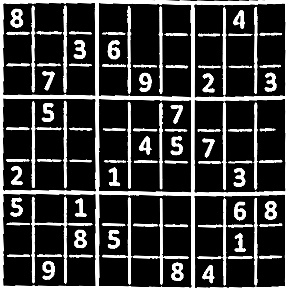
#> input picture trial/01.jpg, 288 x 288 px, found by its file name; its folder holds 5 pictures in this run
$ python failedAttempt.py
#> lines starting #> are read from the running program, lines starting #| are printed output that depends on the picture
import cv2
import numpy as np
import os
from pathlib import Path
import matplotlib.pyplot as plt


# Display function for Colab
# [11 lines left out: function display_saved_step, not called in this run]


star_kernel = np.array([[0, 1, 0], [1, 1, 1], [0, 1, 0]], np.uint8)


class ImageCache:
    """Cache for reference images to avoid redundant I/O"""
    def __init__(self):
        self._ref_image = None

    def get_reference(self, ref_path):
        """Load and preprocess reference image once"""
#> called with ref_path = 'images/01.jpg'
        if self._ref_image is None and ref_path and os.path.exists(ref_path):
            ref_img = cv2.imread(ref_path)
#> ref_img is the input picture: shape (288, 288, 3); min 0, max 255, mean 59.4
            if ref_img is not None:
                self._ref_image = self._preprocess_reference(ref_img)
        return self._ref_image

    def _preprocess_reference(self, img):
        """Preprocess reference image for histogram matching"""
        img = resize(img)
        img = to_grayscale(img)
        img, _ = ensure_white_background(img)
        return img

    def reset(self):
        """Clear cache"""
        self._ref_image = None


image_cache = ImageCache()


def resize(img, max_side=640):
    """Resizes the image's largest side to 640 and the other proportionally."""
#> called with max_side = 640
    factor = max_side / max(img.shape)
#> factor = 2.22
    img = cv2.resize(img.copy(), None, fx=factor, fy=factor,
                     interpolation=cv2.INTER_AREA)
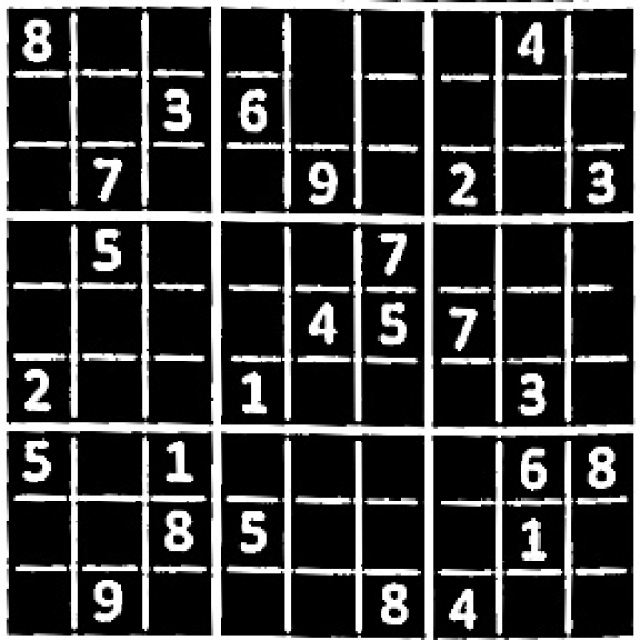
#> img: shape (640, 640, 3); min 0, max 255, mean 60
    return img


def to_grayscale(img):
    """Converts a colored image to grayscale"""
    if len(img.shape) == 3:
        img = cv2.cvtColor(img, cv2.COLOR_BGR2GRAY)
#> img: shape (640, 640)
    return img


def is_inverted(image):
    """Detect if image is inverted by analyzing edge pixels strategically."""
    if len(image.shape) == 3:
        image = cv2.cvtColor(image, cv2.COLOR_BGR2GRAY)

    height, width = image.shape
#> height = 640; width = 640
    sample_points = [
        image[0, 0], image[0, width // 2], image[0, -1],
        image[height // 2, 0], image[height // 2, -1],
        image[-1, 0], image[-1, width // 2], image[-1, -1]
    ]
#> sample_points = [255, 255, 254, 254, 255, 254, 255, 255]
    white_count = sum(1 for p in sample_points if p > 128)
#> white_count = 8
    white_ratio = white_count / len(sample_points)
#> white_ratio = 1
    return white_ratio < 0.5


def ensure_white_background(image):
    """Ensure image has white background (normal orientation)"""
    was_inverted = is_inverted(image)
#> was_inverted = False
    if was_inverted:
        print("  Detected inverted image - auto-correcting...")
        return 255 - image, True
    return image, False


# [325 lines left out: functions match_histogram, normalize_brightness_contrast, threshold, denoise_salt_pepper, remove_periodic_noise, enhance_low_contrast_regions and 9 more, not called in this run]


def get_mask_like(img):
    """Create mask with padding"""
    return np.zeros((img.shape[0] + 2, img.shape[1] + 2), dtype=np.uint8)


# [120 lines left out: functions save_step_image, preprocess_sudoku_image, not called in this run]


def process_images_folder(input_folder="images", output_folder="trial",
                         save_steps=True, reference_image_path=None,
                         handle_rotation=True, fix_illumination=True,
                         denoise_method='combined', enhance_contrast=True):
    """
    Process all images in the input folder and save preprocessed grids.
    """
    Path(output_folder).mkdir(parents=True, exist_ok=True)

    steps_dir = None
    if save_steps:
        steps_dir = Path(output_folder) / "processing_steps"
        steps_dir.mkdir(parents=True, exist_ok=True)

    reference_img = None
    if reference_image_path and os.path.exists(reference_image_path):
        reference_img = image_cache.get_reference(reference_image_path)
        if reference_img is not None:
            print(f"Using reference image: {reference_image_path}")
        else:
            print(f"Warning: Could not load reference image {reference_image_path}")
    else:
        print("No reference image provided - skipping brightness/contrast normalization")

    image_extensions = {'.jpg', '.jpeg', '.png', '.bmp', '.tiff', '.tif'}
#> (the run stopped early here; a loop or call above may not have finished)
